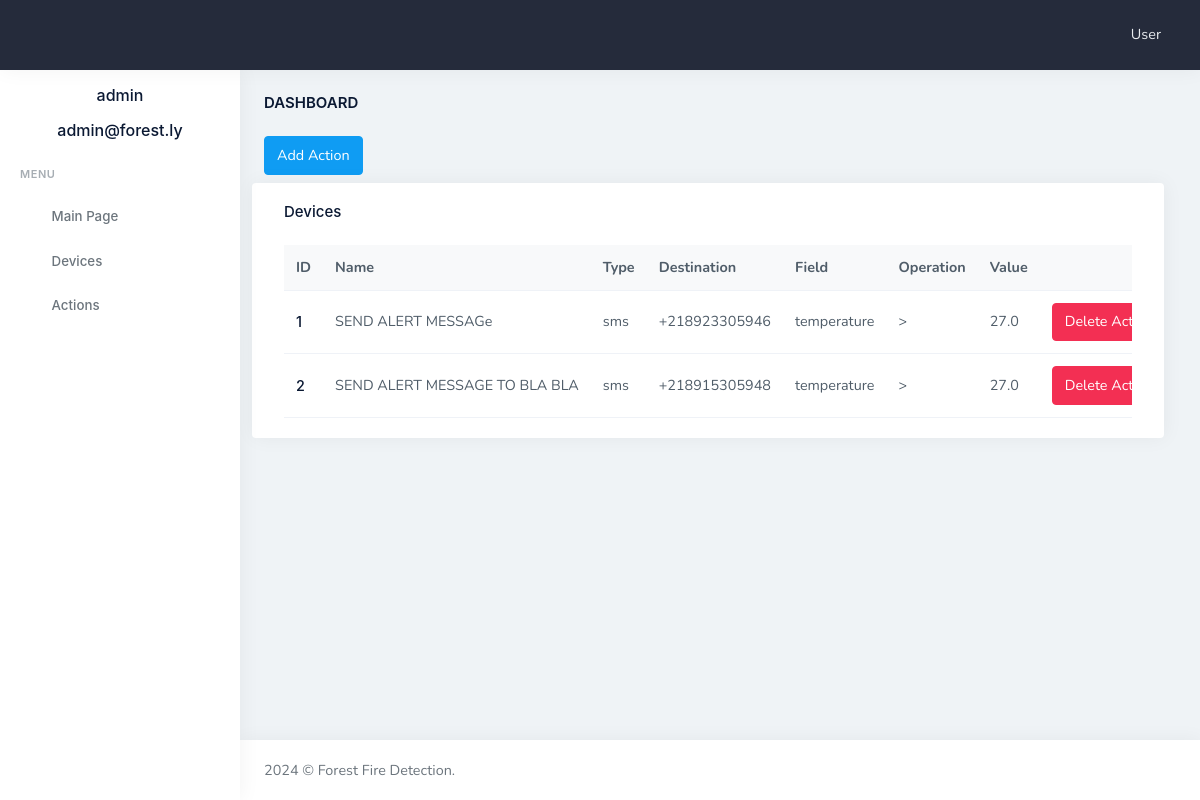
Page /actions/ (signed in) on the earlier database version.
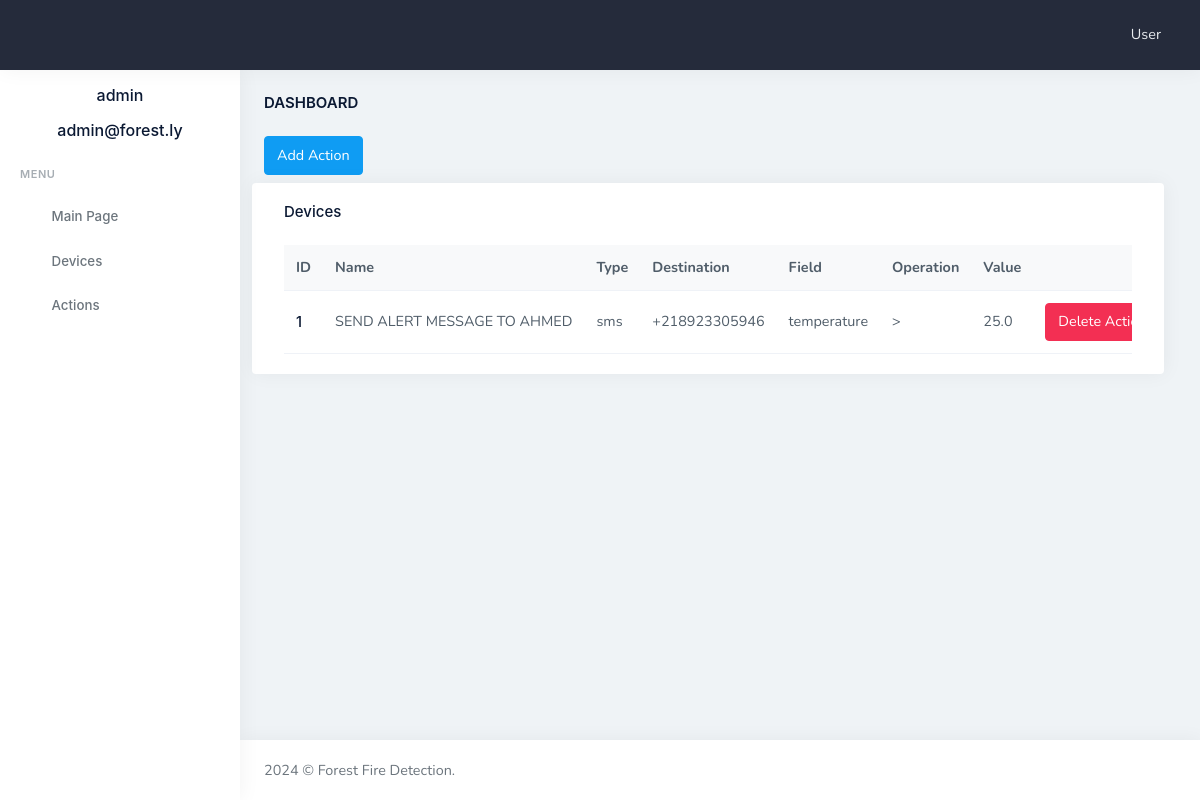
Same page on the later database version.
### app/models.py (models this page shows, shortened)
class User(UserMixin, db.Model):
    id: so.Mapped[int] = so.mapped_column(primary_key=True)
    username: so.Mapped[str] = so.mapped_column(sa.String(64), index=True, unique=True)
    email: so.Mapped[str] = so.mapped_column(sa.String(120), index=True, unique=True)
    password_hash: so.Mapped[Optional[str]] = so.mapped_column(sa.String(256))
    posts: so.WriteOnlyMapped['Post'] = so.relationship(
        back_populates='author'
    )

class Action(db.Model):
    id: so.Mapped[int] = so.mapped_column(primary_key=True)
    name: so.Mapped[str] = so.mapped_column(sa.String(140))
    thing_code: so.Mapped[str] = so.mapped_column(sa.String(140))
    type: so.Mapped[str] = so.mapped_column(sa.String(140))
    destination: so.Mapped[str] = so.mapped_column(sa.String(140))
    field: so.Mapped[str] = so.mapped_column(sa.String(140))
    operation: so.Mapped[str] = so.mapped_column(sa.String(140))
    value: so.Mapped[float] = so.mapped_column(sa.Float())

### app/routes.py (the view)
@app.route('/actions/', methods=['GET'])
@login_required
def actions():
    username = current_user.username
    email = current_user.email
    actions = db.session.scalars(sa.select(Action)).all()
    return render_template('actions.html',  actions=actions, username=username, email=email)

### app/models.py (called while the page is built)
@login.user_loader
def load_user(id):
    return db.session.get(User, int(id))

### app/templates/actions.html (shortened to what this page needs)
{% extends "base.html" %}
{% block content %}
<div class="page-content">
    <div class="container-fluid">
        <div class="row">
            <div class="col-12">
                <div class="page-title-box d-sm-flex align-items-center justify-content-between">
                    <h4 class="mb-sm-0">Dashboard</h4>
                </div>
            </div>
        </div>
        <div class="row">
        <div class="row mb-2">
            <div class="col-4">
                <a class="btn btn-primary waves-effect waves-light" href="/add-action" role="button">Add Action</a>
            </div>
        </div>
        <div class="row">
            <div class="card">
                <div class="card-body pb0">
                    <h4 class="card-title mb-4">Devices</h4>
                    <div class="table-responsive">
                        <table class="table table-centered mb-0 align-middle table-hover table-nowrap">
                            <thead class="table-light">
                                <tr>
                                    <th>ID</th>
                                    <th>Name</th>
                                    <th>Type</th>
                                    <th>Destination</th>
                                    <th>Field</th>
                                    <th>Operation</th>
                                    <th>Value</th>
                                    <th>  </th>
                                </tr>
                            </thead>
                            <tbody>
                                <tr>
                                    {% if actions %}
                                    {% for action in actions %}
                                <tr>
                                    <td>
                                        <a href="">
                                            <h6 class="mb-0">{{ action.id }}</h6>
                                        </a>
                                    </td>
                                    <td>{{ action.name }}</td>
                                    <td>
                                        {{ action.type }}
                                    </td>
                                    <td>
                                        {{ action.destination }}
                                    </td>
                                    <td>
                                        {{ action.field }}
                                    </td>
                                    <td>
                                        {{ action.operation }}
                                    </td>
                                    <td>
                                        {{ action.value }}
                                    </td>
                                    <td>
                                        <a class="btn btn-danger waves-effect waves-light"
                                            href="/delete-action/{{action.id}}" role="button">Delete Action</a>
                                    </td>
                                </tr>
                                {% endfor %}
                                {% endif %}
                                </tr>
                            </tbody>
                        </table>
                    </div>
                </div>
            </div>
        </div>
    </div>
</div>
{% endblock %}

### app/templates/base.html (shortened to what this page needs)
<!doctype html>
<html lang="en">
<head>
    <link href="{{ url_for('static', filename='assets/libs/admin-resources/jquery.vectormap/jquery-jvectormap-1.2.2.css') }}" rel="stylesheet"
        type="text/css" />
    <link href="{{ url_for('static', filename='assets/libs/datatables.net-bs4/css/dataTables.bootstrap4.min.css') }}" rel="stylesheet" type="text/css" />
    <link href="{{ url_for('static', filename='assets/libs/datatables.net-responsive-bs4/css/responsive.bootstrap4.min.css') }}" rel="stylesheet"
        type="text/css" />
    <link href="{{ url_for('static', filename='assets/css/bootstrap.min.css') }} " id="bootstrap-style" rel="stylesheet" type="text/css" />
    <link href="{{ url_for('static', filename='assets/css/icons.min.css') }} " rel="stylesheet" type="text/css" />
    <link href="{{ url_for('static', filename='assets/css/app.min.css') }} " id="app-style" rel="stylesheet" type="text/css" />
    <link href="{{ url_for('static', filename='assets/css/leaflet.css') }} " rel="stylesheet" type="text/css" />
</head>
<body data-topbar="dark">
    <div id="layout-wrapper">
        <header id="page-topbar">
            <div class="navbar-header">
                <div class="d-flex">
                    <div class="navbar-brand-box">
                    </div>
                    <button type="button" class="btn btn-sm px-3 font-size-24 header-item waves-effect"
                        id="vertical-menu-btn">
                        <i class="ri-menu-2-line align-middle"></i>
                    </button>
                </div>
                <div class="d-flex">
                    <div class="dropdown d-inline-block user-dropdown">
                        <button type="button" class="btn header-item waves-effect" id="page-header-user-dropdown"
                            data-bs-toggle="dropdown" aria-haspopup="true" aria-expanded="false">
                            <span class="d-none d-xl-inline-block ms-1">User</span>
                            <i class="mdi mdi-chevron-down d-none d-xl-inline-block"></i>
                        </button>
                    </div>
                </div>
            </div>
        </header>
        <div class="vertical-menu">
            <div data-simplebar class="h-100">
                <div class="user-profile text-center mt-3">
                    <div class="mt-3">
                        <h4 class="font-size-16 mb-1">{{ username }}</h4>
                    </div>
                    <div class="mt-3">
                        <h5 class="font-size-16 mb-1">{{ email }}</h5>
                    </div>
                </div>
                <div id="sidebar-menu">
                    <ul class="metismenu list-unstyled" id="side-menu">
                        <li class="menu-title">Menu</li>
                        <li>
                            <a href="{{ url_for('index') }}" class="waves-effect">
                                <i class="ri-dashboard-line"></i>
                                <span>Main Page</span>
                            </a>
                        </li>
                        <li class="">
                            <a href="{{ url_for('devices') }}" class="waves-effect">
                                <i class="mdi mdi-memory"></i>
                                <span>Devices</span>
                            </a>
                        </li>
                        <li class="">
                            <a href="{{ url_for('actions') }}" class="waves-effect">
                                <i class="ri-git-merge-fill"></i>
                                <span>Actions</span>
                            </a>
                        </li>
                    </ul>
                </div>
            </div>
        </div>
        <div class="main-content">
            {% block content %}{% endblock %}
            <footer class="footer">
                <div class="container-fluid">
                    <div class="row">
                        <div class="col-sm-6">
                            <script>document.write(new Date().getFullYear())</script> © Forest Fire Detection.
                        </div>
                        <div class="col-sm-6">
                        </div>
                    </div>
                </div>
            </footer>
        </div>
    </div>
</body>
</html>

Differences in the rows shown:
removed Action: id "2", name "SEND ALERT MESSAGE TO BLA BLA", type "sms", destination "+218915305948", field "temperature", operation ">", value "27.0"
changed Action "sms": name "SEND ALERT MESSAGe" → "SEND ALERT MESSAGE TO AHMED"; value "27.0" → "25.0"
